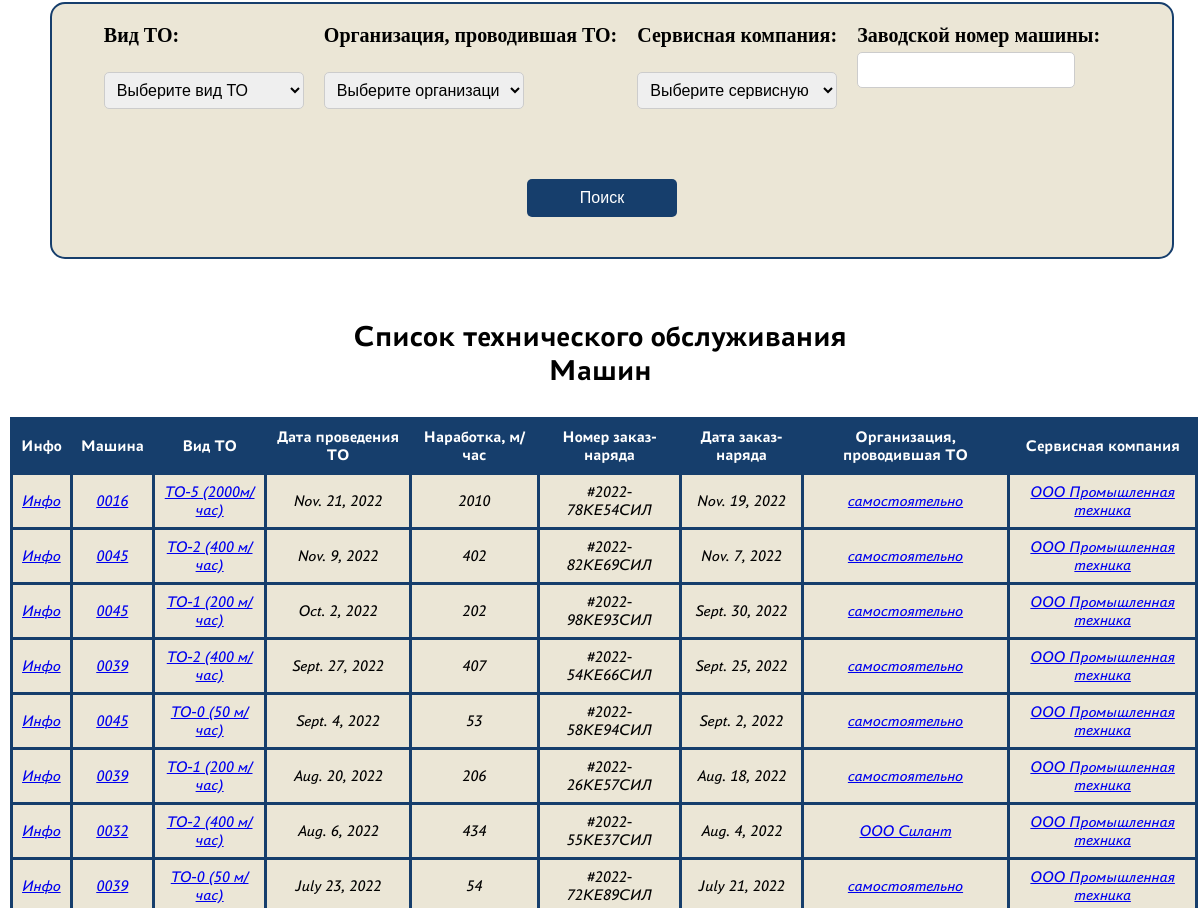
Before: /maintenance/ (signed in, middle part) with the older database file.
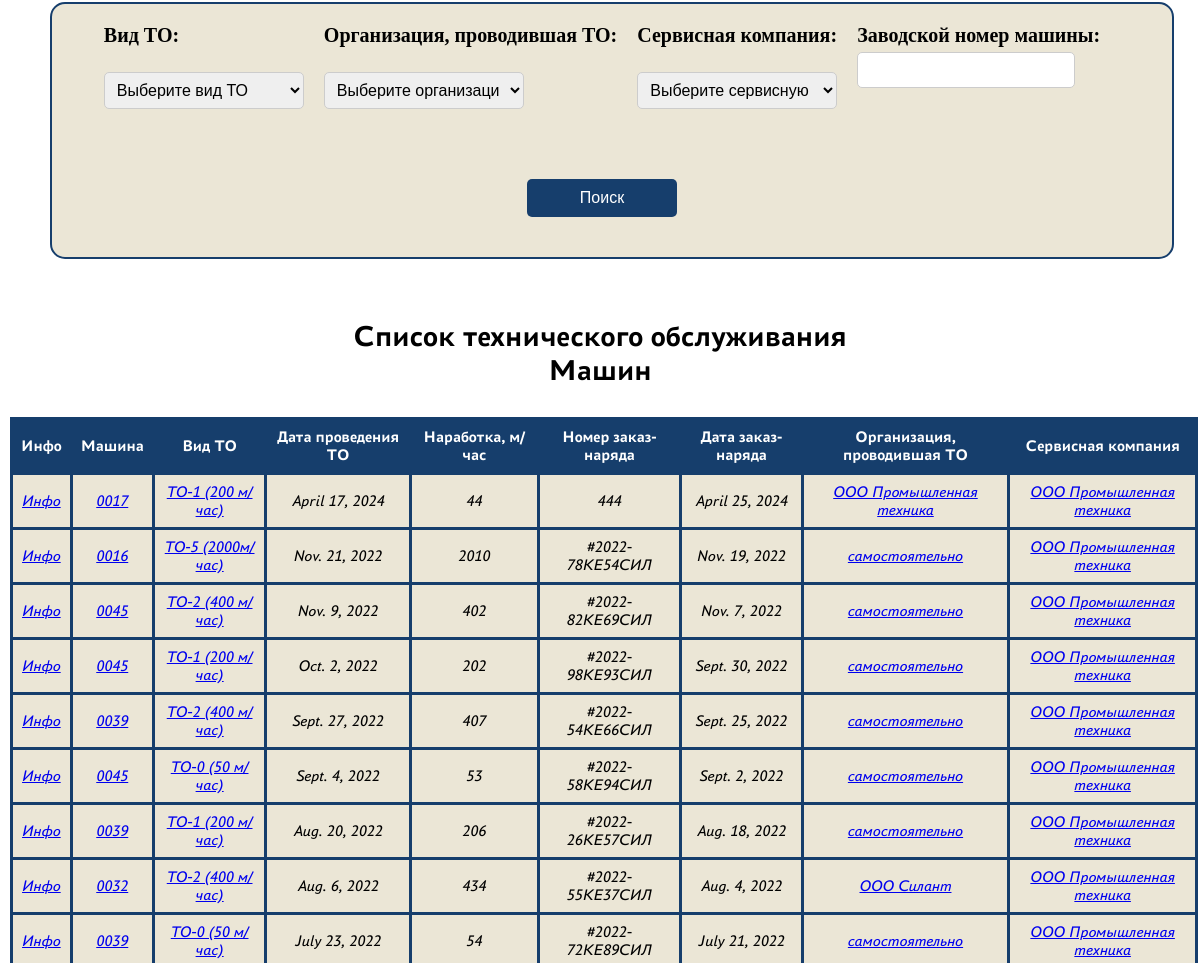
After: the same page with the newer database file.
### silant_app/models.py (models this page shows, shortened)
class Maintenance(models.Model):
    reference_entity = models.ForeignKey(ReferenceEntity, on_delete=models.CASCADE, verbose_name="Название справочника")
    maintenance_type = models.ForeignKey(MaintenanceType, on_delete=models.CASCADE, verbose_name="Вид ТО")
    maintenance_date = models.DateField(verbose_name="Дата проведения ТО")
    operating_time = models.IntegerField(default=0, verbose_name="Наработка, м/час")
    order_number = models.CharField(max_length=255, verbose_name="Номер заказ-наряда")
    order_date = models.DateField(verbose_name="Дата заказ-наряда")
    maintenance_service = models.ForeignKey(ServiceTO, on_delete=models.CASCADE, verbose_name="Организация, проводившая ТО")
    machine = models.ForeignKey(Machine, on_delete=models.CASCADE, verbose_name="Машина")
    service_department = models.ForeignKey(ServiceDepartment, on_delete=models.CASCADE, verbose_name="Сервисная компания")

class Machine(models.Model):
    reference_entity = models.ForeignKey(ReferenceEntity, on_delete=models.CASCADE, verbose_name="Название")
    model = models.ForeignKey(MachineModel, on_delete=models.CASCADE, verbose_name="Модель техники")
    serial_number = models.CharField(unique=True, max_length=255, verbose_name="Заводской № машины")
    engine_model = models.ForeignKey(EngineModel, on_delete=models.CASCADE, verbose_name="Модель двигателя")
    engine_serial_number = models.CharField(unique=True, max_length=255, verbose_name="Заводской № двигателя")
    transmission_model = models.ForeignKey(TransmissionModel, on_delete=models.CASCADE, verbose_name="Модель трансмиссии")
    transmission_serial_number = models.CharField(unique=True, max_length=255, verbose_name="Заводской № трансмиссии")
    drive_axle_model = models.ForeignKey(DriveAxleModel, on_delete=models.CASCADE, verbose_name="Модель ведущего моста")
    drive_axle_serial_number = models.CharField(max_length=255, verbose_name="Заводской № ведущего моста")
    steer_axle_model = models.ForeignKey(SteerAxleModel, on_delete=models.CASCADE, verbose_name="Модель управляемого моста")
    steer_axle_serial_number = models.CharField(max_length=255, verbose_name="Заводской № управляемого моста")
    delivery_contract = models.CharField(max_length=255, verbose_name="Договор поставки (№, дата)")
    shipment_date = models.DateField(verbose_name="Дата отгрузки с завода")
    client = models.ForeignKey(Client, on_delete=models.CASCADE, verbose_name="Клиент")
    end_user = models.CharField(max_length=255, verbose_name="Грузополучатель (конечный потребитель)")
    shipping_address = models.CharField(max_length=255, verbose_name="Адрес поставки (эксплуатации)")
    configuration = models.TextField(max_length=1000, default="Стандарт", verbose_name="Комплектация (доп. опции)")
    service_department = models.ForeignKey(ServiceDepartment, on_delete=models.CASCADE, verbose_name="Сервисная компания")

class MaintenanceType(models.Model):
    reference_entity = models.ForeignKey(ReferenceEntity, on_delete=models.CASCADE, verbose_name="Название справочника")
    name = models.CharField(max_length=255, verbose_name="Вид ТО")
    description = models.TextField(verbose_name="Описание")
    def __str__(self):
        return self.name

class ServiceTO(models.Model):
    reference_entity = models.ForeignKey(ReferenceEntity, on_delete=models.CASCADE, verbose_name="Название справочника")
    name = models.CharField(max_length=255, verbose_name="Название")
    description = models.TextField(max_length=255, default="Организация, проводившая ТО", verbose_name="Описание")
    def __str__(self):
        return self.name

class ServiceDepartment(models.Model):
    reference_entity = models.ForeignKey(ReferenceEntity, on_delete=models.CASCADE, verbose_name="Название справочника")
    name = models.CharField(max_length=255, verbose_name="Название")
    description = models.TextField(max_length=255, default="Сервисная компания", verbose_name="Описание")
    user = models.OneToOneField(User, on_delete=models.CASCADE, verbose_name="Пользователь")
    def __str__(self):
        return self.name

### silant_app/views.py (the view, shortened to what this page needs)
# urls.py: path('maintenance/', MaintenanceListView.as_view(), name='maintenance-list'),
class MaintenanceListView(ListView):
    model = Maintenance
    template_name = 'maintenance_list.html'
    context_object_name = 'maintenances'
    ordering = ['-maintenance_date']
    def get_queryset(self):
        queryset = super().get_queryset()
        user = self.request.user
        maintenance_type_id = self.request.GET.get('maintenance-type')
        maintenance_service_id = self.request.GET.get('maintenance-service')
        serial_number = self.request.GET.get('serial-number')
        if maintenance_type_id:
            queryset = queryset.filter(maintenance_type_id=maintenance_type_id)
        if maintenance_service_id:
            queryset = queryset.filter(maintenance_service_id=maintenance_service_id)
        if serial_number:
            queryset = queryset.filter(machine__serial_number__icontains=serial_number)
        if user.groups.filter(name='Manager').exists():
            return queryset
        elif user.groups.filter(name='Service').exists():
            if hasattr(user, 'servicedepartment'):
                return queryset.filter(service_department=user.servicedepartment)
            else:
                return Maintenance.objects.none()
        elif user.groups.filter(name='Client').exists():
            return queryset.filter(machine__client=user.client)
        else:
            return Maintenance.objects.none()
    def get_context_data(self, **kwargs):
        context = super().get_context_data(**kwargs)
        user = self.request.user
        maintenance_types = None
        maintenance_services = None
        service_departments = None
        if user.is_authenticated:
            if user.groups.filter(name='Manager').exists():
                maintenance_types = MaintenanceType.objects.all()
                maintenance_services = ServiceTO.objects.all()
                service_departments = ServiceDepartment.objects.all()
            elif user.groups.filter(name='Service').exists():
                service_department = user.servicedepartment
                machines = Machine.objects.filter(service_department=service_department)
                maintenance_types = MaintenanceType.objects.filter(maintenance__machine__in=machines).distinct()
                maintenance_services = ServiceTO.objects.filter(maintenance__machine__in=machines).distinct()
                service_departments = ServiceDepartment.objects.filter(id=service_department.id)
        context['maintenance_types'] = maintenance_types
        context['maintenance_services'] = maintenance_services
        context['service_departments'] = service_departments
        if not context['maintenances']:
            context['search_message'] = "Данное ТО не найдено"
        return context

### templates/maintenance_list.html (shortened to what this page needs)
{% extends 'flatpages/baseheader.html' %}
{% load static %}
{% block content %}
    <link rel="stylesheet" type="text/css" href="{% static 'css/styles.css' %}">
    {% if user.is_authenticated %}
    <div class="search-container-max">
        <form action="" method="GET" class="search-form-max">
            <div class="search-item-row">
                <div class="search-item-max">
                    <label for="maintenance-type">Вид ТО:</label>
                    <select name="maintenance-type" id="maintenance-type">
                        <option value="">Выберите вид ТО</option>
                    </select>
                </div>
                <div class="search-item-max">
                    <label for="maintenance-service">Организация, проводившая ТО:</label>
                    <select name="maintenance-service" id="maintenance-service">
                        <option value="">Выберите организацию</option>
                    </select>
                </div>
                <div class="search-item-max">
                    <label for="service-department">Сервисная компания:</label>
                    <select name="service-department" id="service-department">
                        <option value="">Выберите сервисную компанию</option>
                    </select>
                </div>
                <div class="search-item-max">
                    <label for="serial-number">Заводской номер машины:</label>
                    <input type="text" id="serial-number" name="serial-number">
                </div>
            </div>
            <div class="search-item-max search-item-button">
                <input type="submit" value="Поиск">
            </div>
        </form>
    </div>
{% endif %}
    <div class="comp">
        <h2 class="Text-comp">Список технического обслуживания<br/> Машин</h2>
    </div>
    <div id="search-results">
        <table border="1" id="maintenance-table">
            <thead>
                <tr>
                    <th>Инфо</th>
                    <th>Машина</th>
                    <th>Вид ТО</th>
                    <th>Дата проведения ТО</th>
                    <th>Наработка, м/час</th>
                    <th>Номер заказ-наряда</th>
                    <th>Дата заказ-наряда</th>
                    <th>Организация, проводившая ТО</th>
                    <th>Сервисная компания</th>
                </tr>
            </thead>
            <tbody>
                {% for maintenance in maintenances %}
                    <tr>
                        {% if user.is_authenticated %}
                        <td><a href="{% url 'maintenance-detail' pk=maintenance.pk %}">Инфо</a></td>
                        <td><a href="{% url 'machine-detail' pk=maintenance.machine.pk %}">{{ maintenance.machine.serial_number }}</a></td>
                        <td><a href="{% url 'typeto' pk=maintenance.maintenance_type.pk %}"> {{ maintenance.maintenance_type }}</a></td>
                        <td>{{ maintenance.maintenance_date }}</td>
                        <td>{{ maintenance.operating_time }}</td>
                        <td>{{ maintenance.order_number }}</td>
                        <td>{{ maintenance.order_date }}</td>
                        <td><a href="{% url 'service-to' pk=maintenance.maintenance_service.pk %}">{{ maintenance.maintenance_service }}</a></td>
                        <td><a href="{% url 'service-dep' pk=maintenance.service_department.pk %}">{{ maintenance.service_department }}</a></td>
                    </tr>
                    {% endif %}
                {% endfor %}
            </tbody>
        </table>
    </div>
{% endblock %}

Changed rows visible on the page:
added Maintenance: machine.serial_number "0017", maintenance_type "ТО-1 (200 м/час)", maintenance_date "April 17, 2024", operating_time "44", order_number "444", order_date "April 25, 2024", maintenance_service "ООО Промышленная техника", service_department "ООО Промышленная техника"
